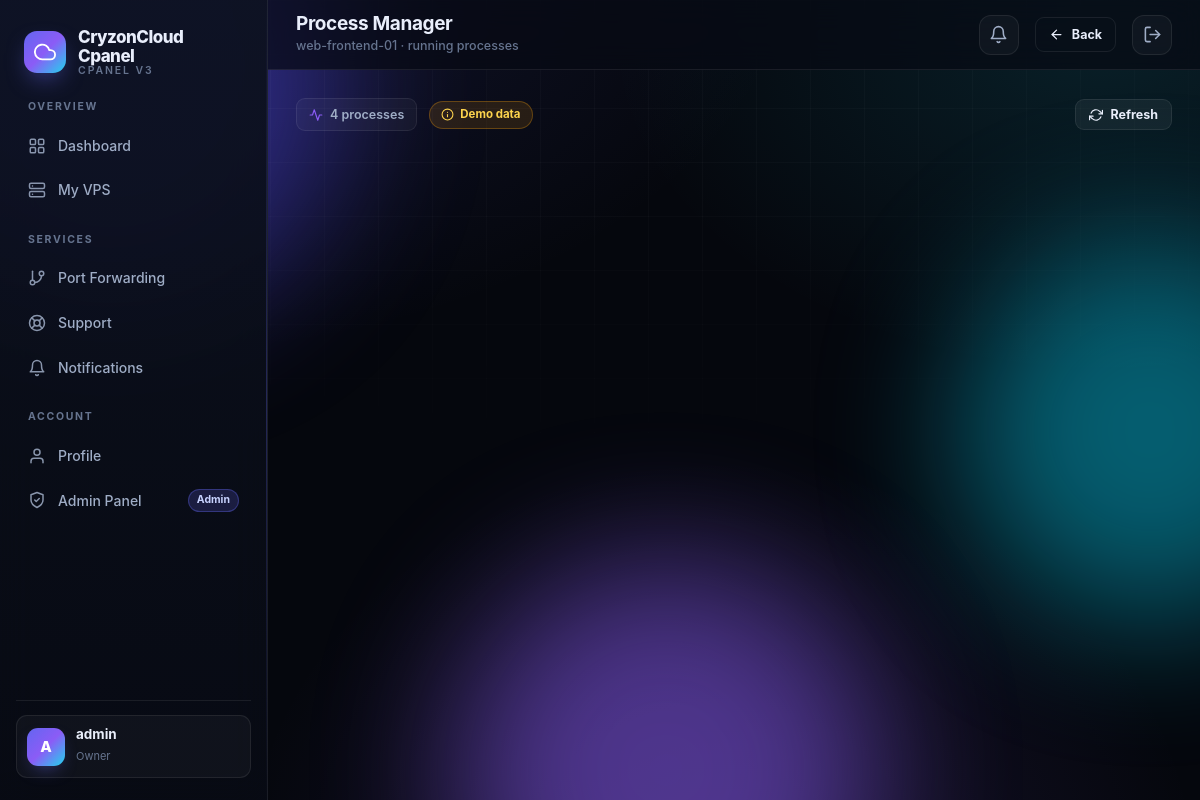
Page /vps/2/processes (signed in) on the committed database.
### tables this page shows
CREATE TABLE settings (
    id INTEGER PRIMARY KEY AUTOINCREMENT,
    site_name TEXT DEFAULT 'CryzonCloud Cpanel',
    site_description TEXT DEFAULT 'High-Performance Cloud VPS Management Panel',
    footer_text TEXT DEFAULT 'Powered by CryzonCloud',
    timezone TEXT DEFAULT 'UTC',
    registration_enabled INTEGER DEFAULT 1,
    logo_url TEXT DEFAULT '',
    favicon_url TEXT DEFAULT '',
    cpu_threshold INTEGER DEFAULT 90,
    ram_threshold INTEGER DEFAULT 90,
    max_vps_per_user INTEGER DEFAULT 5,
    max_ports_per_user INTEGER DEFAULT 20,
    hostname_prefix TEXT DEFAULT 'cryzon',
    port_forwarding_method TEXT DEFAULT 'socat',
    public_ipv4 TEXT DEFAULT '',
    icon_path TEXT DEFAULT '',
    rate_limit_auth INTEGER DEFAULT 20,
    rate_limit_api INTEGER DEFAULT 120,
    rate_limit_heavy INTEGER DEFAULT 10,
    default_vps_days INTEGER DEFAULT 0
);

CREATE TABLE users (
    id INTEGER PRIMARY KEY AUTOINCREMENT,
    username TEXT UNIQUE NOT NULL,
    email TEXT UNIQUE NOT NULL,
    password TEXT NOT NULL,
    api_key TEXT,
    is_admin INTEGER DEFAULT 0,
    role_id INTEGER DEFAULT NULL,
    is_banned INTEGER DEFAULT 0,
    created_at TIMESTAMP DEFAULT CURRENT_TIMESTAMP,
    FOREIGN KEY (role_id) REFERENCES roles(id)
);

CREATE TABLE roles (
    id INTEGER PRIMARY KEY AUTOINCREMENT,
    name TEXT UNIQUE NOT NULL,
    slug TEXT UNIQUE NOT NULL,
    description TEXT DEFAULT '',
    permissions TEXT DEFAULT '[]',
    is_system INTEGER DEFAULT 0,
    priority INTEGER DEFAULT 0,
    color TEXT DEFAULT '#6366f1',
    created_at TIMESTAMP DEFAULT CURRENT_TIMESTAMP
);

CREATE TABLE vps (
    id INTEGER PRIMARY KEY AUTOINCREMENT,
    user_id INTEGER NOT NULL,
    node_id INTEGER DEFAULT NULL,
    container_id TEXT,
    container_name TEXT,
    ssh_command TEXT,
    ssh_password TEXT DEFAULT NULL,
    status TEXT DEFAULT 'creating',
    os_type TEXT DEFAULT 'ubuntu-22.04',
    ram TEXT DEFAULT '2GB',
    cpu TEXT DEFAULT '1 vCPU',
    disk TEXT DEFAULT '20GB',
    expires_at TIMESTAMP DEFAULT NULL,
    max_backups INTEGER DEFAULT 0,
    created_at TIMESTAMP DEFAULT CURRENT_TIMESTAMP,
    FOREIGN KEY (user_id) REFERENCES users(id),
    FOREIGN KEY (node_id) REFERENCES nodes(id)
);

### ccp/routes.py (the view, shortened to what this page needs)
@bp.route("/vps/<int:vps_id>/processes")
@login_required
def vps_processes(vps_id):
    vps = _get_vps(vps_id, perm="vps.processes")
    demo = containers.is_demo()
    procs = []
    if demo:
        procs = [
            {"pid": 1, "user": "root", "cpu": 0.0, "mem": 0.1, "cmd": "/sbin/init"},
            {"pid": 412, "user": "root", "cpu": 1.2, "mem": 2.4, "cmd": "/usr/sbin/sshd -D"},
            {"pid": 733, "user": "www-data", "cpu": 0.8, "mem": 3.1, "cmd": "nginx: worker process"},
            {"pid": 1180, "user": "root", "cpu": 12.5, "mem": 8.7, "cmd": "python3 app.py"},
        ]
    return render_template("processes.html", vps=vps, procs=procs, demo=demo)

### ccp/containers.py (called while the page is built)
def is_demo():
    return os.environ.get("CRYZON_DEMO") == "1" or not lxd.lxc_is_available()

### ccp/db.py (called while the page is built)
def get_db():
    if "db" not in g:
        g.db = sqlite3.connect(DATABASE, timeout=10)
        g.db.row_factory = sqlite3.Row
        g.db.execute("PRAGMA journal_mode=WAL")
        g.db.execute("PRAGMA busy_timeout=10000")
        g.db.execute("PRAGMA foreign_keys=ON")
    return g.db

def query(sql, args=(), one=False):
    cur = get_db().execute(sql, args)
    rv = cur.fetchall()
    cur.close()
    return (rv[0] if rv else None) if one else rv

def get_settings():
    row = query("SELECT * FROM settings ORDER BY id LIMIT 1", one=True)
    if not row:
        execute("INSERT INTO settings (id) VALUES (1)")
        row = query("SELECT * FROM settings ORDER BY id LIMIT 1", one=True)
    return dict(row) if row else {}

def get_role(role_id):
    if role_id is None:
        return None
    row = query("SELECT * FROM roles WHERE id = ?", (role_id,), one=True)
    if not row:
        return None
    d = dict(row)
    try:
        d["permissions"] = json.loads(d.get("permissions") or "[]")
    except (ValueError, TypeError):
        d["permissions"] = []
    return d

### ccp/lxd.py (called while the page is built)
def lxc_is_available():
    if os.environ.get("CRYZON_DEMO") == "1":
        return False
    sock = "/var/snap/lxd/common/lxd/unix.socket"
    if not os.path.exists(sock) and not shutil.which("lxc") and not os.path.exists(SNAP_LXC):
        return False
    code, out, err = _run(["version"], timeout=10)
    return code == 0

### ccp/routes.py (called while the page is built)
def _get_vps(vps_id, perm="vps.view"):
    vps = db.query("SELECT * FROM vps WHERE id = ?", (vps_id,), one=True)
    if not vps:
        abort(404)
    vps = dict(vps)
    user = current_user()
    shared = db.query("SELECT 1 FROM vps_shares WHERE vps_id=? AND shared_with=?", (vps_id, user["id"]), one=True)
    if vps["user_id"] != user["id"] and not shared and not is_admin(user):
        abort(403)
    if not has_permission(user, perm):
        abort(403)
    vps["owner"] = db.query("SELECT username FROM users WHERE id=?", (vps["user_id"],), one=True)
    vps["node"] = db.query("SELECT * FROM nodes WHERE id=?", (vps["node_id"],), one=True) if vps.get("node_id") else None
    return vps

### ccp/security.py (called while the page is built)
def has_permission(user, perm):
    if not user:
        return False
    if user.get("is_banned"):
        return False
    return perm in user_permissions(user)

### templates/processes.html (shortened to what this page needs)
{% extends "base.html" %}
{% from "_icons.html" import icon %}
{% block page_title %}Process Manager{% endblock %}
{% block page_sub %}{{ vps.container_name }} · running processes{% endblock %}
{% block topbar_actions %}
<a href="{{ url_for('main.vps_detail', vps_id=vps.id) }}" class="btn btn-sm btn-ghost">{{ icon('arrow-left', 15) }} Back</a>
{% endblock %}
{% block content %}
<div class="toolbar">
  <span class="chip">{{ icon('activity', 14) }} {{ procs|length }} processes</span>
  {% if demo %}<span class="badge warning">{{ icon('info', 13) }} Demo data</span>{% endif %}
  <button class="btn btn-sm" onclick="location.reload()">{{ icon('refresh-cw', 14) }} Refresh</button>
</div>
{% endblock %}

### templates/base.html (shortened to what this page needs)
{% from "_icons.html" import icon %}
<!DOCTYPE html>
<html lang="en">
<head>
  <link rel="stylesheet" href="{{ url_for('static', filename='css/style.css') }}">
</head>
<body>
  <div class="bg-fx"><span class="orb o1"></span><span class="orb o2"></span><span class="orb o3"></span></div>
  <div class="app-shell">
    <aside class="sidebar">
      <a href="{{ url_for('main.dashboard') if current_user else url_for('main.index') }}" class="brand">
        <span class="brand-logo">{{ icon('cloud', 22) }}</span>
        <span class="brand-name">{{ settings.site_name or 'CryzonCloud' }}<span>Cpanel v3</span></span>
      </a>
      <div class="nav-scroll">
        {% block sidebar_nav %}
        <div class="nav-group">
          <div class="nav-label">Overview</div>
          <a href="{{ url_for('main.dashboard') }}" class="nav-item {{ 'active' if request.endpoint == 'main.dashboard' }}">
            {{ icon('grid') }}<span>Dashboard</span>
          </a>
          {% if can('vps.view') %}
          <a href="{{ url_for('main.dashboard') }}#vps" class="nav-item">
            {{ icon('server') }}<span>My VPS</span>
          </a>
          {% endif %}
        </div>
        <div class="nav-group">
          <div class="nav-label">Services</div>
          {% if can('vps.ports') %}
          <a href="{{ url_for('main.ports') }}" class="nav-item {{ 'active' if request.endpoint == 'main.ports' }}">
            {{ icon('git-branch') }}<span>Port Forwarding</span>
          </a>
          {% endif %}
          {% if can('tickets.view') %}
          <a href="{{ url_for('main.tickets') }}" class="nav-item {{ 'active' if request.endpoint and request.endpoint.startswith('main.ticket') }}">
            {{ icon('life-buoy') }}<span>Support</span>
          </a>
          {% endif %}
          <a href="{{ url_for('main.notifications') }}" class="nav-item {{ 'active' if request.endpoint == 'main.notifications' }}">
            {{ icon('bell') }}<span>Notifications</span>
          </a>
        </div>
        <div class="nav-group">
          <div class="nav-label">Account</div>
          <a href="{{ url_for('main.profile') }}" class="nav-item {{ 'active' if request.endpoint == 'main.profile' }}">
            {{ icon('user') }}<span>Profile</span>
          </a>
          {% if is_admin_user %}
          <a href="{{ url_for('admin.dashboard') }}" class="nav-item">
            {{ icon('shield-check') }}<span>Admin Panel</span>
            <span class="nav-badge">Admin</span>
          </a>
          {% endif %}
        </div>
        {% endblock %}
      </div>
      <div class="sidebar-foot">
        <a href="{{ url_for('main.profile') }}" class="user-chip">
          <span class="avatar">{{ (current_user.username[0]|upper) if current_user else '?' }}</span>
          <span style="min-width:0">
            <span class="u-name" style="display:block">{{ current_user.username if current_user else 'Guest' }}</span>
            <span class="u-role">{{ current_user.role.name if current_user and current_user.role else 'User' }}</span>
          </span>
        </a>
      </div>
    </aside>
    <div class="main">
      <header class="topbar">
        <div>
          <h1>{% block page_title %}Dashboard{% endblock %}</h1>
          <div class="sub">{% block page_sub %}{{ settings.site_description }}{% endblock %}</div>
        </div>
        <div style="position:relative">
          <button class="icon-btn" data-notif-bell aria-label="Notifications">
          </button>
        </div>
        {% block topbar_actions %}{% endblock %}
        <a href="{{ url_for('main.logout') }}" class="icon-btn" title="Sign out">{{ icon('log-out', 19) }}</a>
      </header>
      <main class="page">
        {% block content %}{% endblock %}
      </main>
    </div>
  </div>
</body>
</html>

### rows in the picture
settings: site_name "CryzonCloud Cpanel"
users: username "A", username "admin"
roles: role "Owner"
vps: container_name "web-frontend-01"

### other values in the picture
{{ procs|length }} "4"
